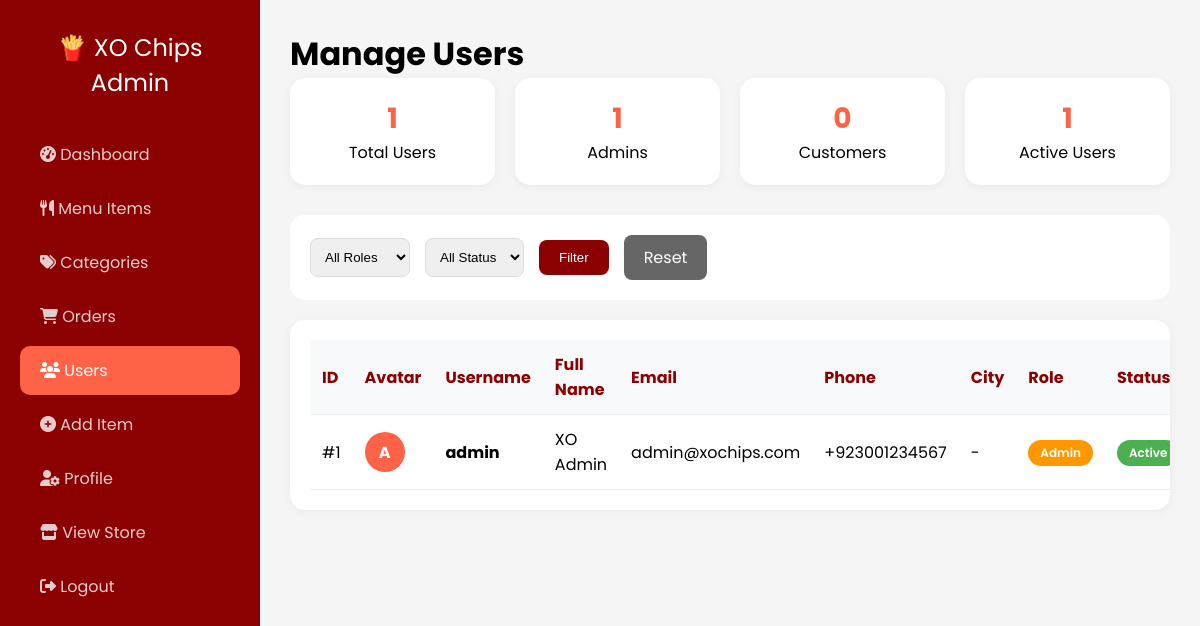
/admin_users.php (signed in), run on the app's committed database.
### tables this page shows
CREATE TABLE users (
    id INT PRIMARY KEY AUTO_INCREMENT,
    username VARCHAR(50) UNIQUE NOT NULL,
    email VARCHAR(100) UNIQUE NOT NULL,
    password VARCHAR(255) NOT NULL,
    full_name VARCHAR(100) NOT NULL,
    phone VARCHAR(20) NOT NULL,
    city VARCHAR(50),
    address TEXT,
    profile_image VARCHAR(255) DEFAULT 'default-avatar.png',
    role ENUM('admin', 'user') DEFAULT 'user',
    status ENUM('active', 'inactive') DEFAULT 'active',
    created_at TIMESTAMP DEFAULT CURRENT_TIMESTAMP
);

### admin_users.php (the view, shortened to what this page needs)
<?php
include "database.php";
$where = "WHERE 1=1";
$users = mysqli_query($conn, "SELECT * FROM users $where ORDER BY created_at DESC");
$total_users = mysqli_fetch_assoc(mysqli_query($conn, "SELECT COUNT(*) as count FROM users"))['count'];
$admin_count = mysqli_fetch_assoc(mysqli_query($conn, "SELECT COUNT(*) as count FROM users WHERE role='admin'"))['count'];
$user_count = mysqli_fetch_assoc(mysqli_query($conn, "SELECT COUNT(*) as count FROM users WHERE role='user'"))['count'];
$active_users = mysqli_fetch_assoc(mysqli_query($conn, "SELECT COUNT(*) as count FROM users WHERE status='active'"))['count'];
?>
<!DOCTYPE html>
<html lang="en">
<head>
    <link rel="stylesheet" href="https://cdnjs.cloudflare.com/ajax/libs/font-awesome/6.4.0/css/all.min.css">
</head>
<body>
    <div class="admin-sidebar">
        <div class="admin-logo">🍟 XO Chips Admin</div>
        <div class="admin-nav">
            <a href="admin_dashboard.php"><i class="fas fa-tachometer-alt"></i> Dashboard</a>
            <a href="admin_products.php"><i class="fas fa-utensils"></i> Menu Items</a>
            <a href="admin_categories.php"><i class="fas fa-tags"></i> Categories</a>
            <a href="admin_orders.php"><i class="fas fa-shopping-cart"></i> Orders</a>
            <a href="admin_users.php" class="active"><i class="fas fa-users"></i> Users</a>
            <a href="admin_add_product.php"><i class="fas fa-plus-circle"></i> Add Item</a>
            <a href="admin_profile.php"><i class="fas fa-user-cog"></i> Profile</a>
            <a href="index.php"><i class="fas fa-store"></i> View Store</a>
            <a href="logout.php"><i class="fas fa-sign-out-alt"></i> Logout</a>
        </div>
    </div>
    <div class="admin-main">
        <h1>Manage Users</h1>
        <div class="stats-row">
            <div class="stat-box">
                <h3><?php echo $total_users; ?></h3>
                <p>Total Users</p>
            </div>
            <div class="stat-box">
                <h3><?php echo $admin_count; ?></h3>
                <p>Admins</p>
            </div>
            <div class="stat-box">
                <h3><?php echo $user_count; ?></h3>
                <p>Customers</p>
            </div>
            <div class="stat-box">
                <h3><?php echo $active_users; ?></h3>
                <p>Active Users</p>
            </div>
        </div>
        <div class="filter-bar">
            <form method="get" style="display: flex; gap: 15px; flex-wrap: wrap; align-items: center;">
                <select name="role">
                    <option value="all">All Roles</option>
                </select>
                <select name="status">
                    <option value="all">All Status</option>
                </select>
                <button type="submit" class="btn-filter">Filter</button>
                <a href="admin_users.php" class="btn-filter" style="background: #666; text-decoration: none;">Reset</a>
            </form>
        </div>
        <div class="table-container">
            <?php if(mysqli_num_rows($users) == 0): ?>
            <p style="text-align: center; padding: 40px;">No users found</p>
            <?php else: ?>
            <table>
                <thead>
                    <tr>
                        <th>ID</th>
                        <th>Avatar</th>
                        <th>Username</th>
                        <th>Full Name</th>
                        <th>Email</th>
                        <th>Phone</th>
                        <th>City</th>
                        <th>Role</th>
                        <th>Status</th>
                    </tr>
                </thead>
                <tbody>
                    <?php while($user = mysqli_fetch_assoc($users)): ?>
                    <tr>
                        <td>#<?php echo $user['id']; ?></td>
                        <td>
                            <div class="avatar">
                                <?php echo strtoupper(substr($user['username'], 0, 1)); ?>
                            </div>
                        </td>
                        <td><strong><?php echo htmlspecialchars($user['username']); ?></strong></td>
                        <td><?php echo htmlspecialchars($user['full_name']); ?></td>
                        <td><?php echo htmlspecialchars($user['email']); ?></td>
                        <td><?php echo htmlspecialchars($user['phone']); ?></td>
                        <td><?php echo htmlspecialchars($user['city'] ?: '-'); ?></td>
                        <td>
                            <span class="badge <?php echo $user['role'] == 'admin' ? 'badge-admin' : 'badge-user'; ?>">
                                <?php echo ucfirst($user['role']); ?>
                            </span>
                        </td>
                        <td>
                            <span class="badge <?php echo $user['status'] == 'active' ? 'badge-active' : 'badge-inactive'; ?>">
                                <?php echo ucfirst($user['status']); ?>
                            </span>
                        </td>
                    </tr>
                    <?php endwhile; ?>
                </tbody>
            </table>
            <?php endif; ?>
        </div>
    </div>
</body>
</html>

### admin_users.php (style rules this page uses)
* { margin: 0; padding: 0; box-sizing: border-box; }
body { font-family: 'Poppins', sans-serif; background: #f5f5f5; }
.admin-sidebar { position: fixed; left: 0; top: 0; width: 260px; height: 100vh; background: #8B0000; color: white; padding: 30px 20px; overflow-y: auto; }
.admin-main { margin-left: 260px; padding: 30px; }
.admin-logo { font-size: 24px; text-align: center; margin-bottom: 30px; }
.admin-nav a { display: block; padding: 12px 20px; color: rgba(255,255,255,0.8); text-decoration: none; border-radius: 10px; margin-bottom: 5px; transition: all 0.3s; }
.admin-nav a:hover, .admin-nav a.active { background: #FF6347; color: white; }
.stats-row { display: grid; grid-template-columns: repeat(auto-fit, minmax(180px, 1fr)); gap: 20px; margin-bottom: 30px; }
.stat-box { background: white; padding: 20px; border-radius: 15px; text-align: center; box-shadow: 0 2px 10px rgba(0,0,0,0.05); }
.stat-box h3 { font-size: 28px; color: #FF6347; }
.filter-bar { background: white; padding: 20px; border-radius: 15px; margin-bottom: 20px; display: flex; gap: 15px; flex-wrap: wrap; align-items: center; }
.filter-bar select { padding: 10px; border: 1px solid #ddd; border-radius: 8px; }
.btn-filter { background: #8B0000; color: white; padding: 10px 20px; border: none; border-radius: 8px; cursor: pointer; text-decoration: none; }
.table-container { background: white; border-radius: 15px; overflow-x: auto; padding: 20px; box-shadow: 0 2px 10px rgba(0,0,0,0.05); }
table { width: 100%; border-collapse: collapse; }
th, td { padding: 12px; text-align: left; border-bottom: 1px solid #eee; }
th { background: #f8f9fa; color: #8B0000; }
.badge { display: inline-block; padding: 4px 12px; border-radius: 20px; font-size: 12px; font-weight: 600; }
.badge-admin { background: #ff9800; color: white; }
.badge-active { background: #4caf50; color: white; }
.avatar { width: 40px; height: 40px; background: #FF6347; border-radius: 50%; display: flex; align-items: center; justify-content: center; color: white; font-weight: bold; }

### data on the page
users: id "1", username "A", username "admin", full_name "XO Admin", email "admin@xochips.com", phone "+923001234567", city "-", role "Admin", status "Active"

### other printed values
$total_users "1"
$admin_count "1"
$user_count "0"
$active_users "1"
